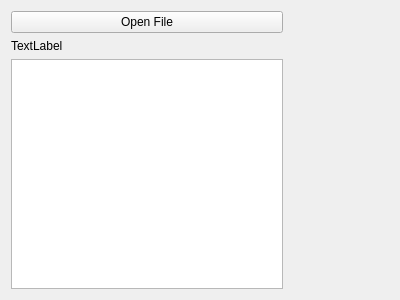
<?xml version="1.0" encoding="UTF-8"?>
<ui version="4.0">
 <class>Form</class>
 <widget class="QWidget" name="Form">
  <property name="geometry">
   <rect>
    <x>0</x>
    <y>0</y>
    <width>400</width>
    <height>300</height>
   </rect>
  </property>
  <property name="windowTitle">
   <string>Form</string>
  </property>
  <layout class="QGridLayout" name="gridLayout">
   <item row="2" column="0">
    <widget class="QListView" name="itemList"/>
   </item>
   <item row="0" column="0">
    <widget class="QPushButton" name="openButton">
     <property name="text">
      <string>Open File</string>
     </property>
    </widget>
   </item>
   <item row="1" column="0">
    <widget class="QLabel" name="fileLabel">
     <property name="text">
      <string>TextLabel</string>
     </property>
    </widget>
   </item>
   <item row="0" column="1" rowspan="3">
    <widget class="DataWidget" name="data" native="true">
     <property name="minimumSize">
      <size>
       <width>100</width>
       <height>0</height>
      </size>
     </property>
    </widget>
   </item>
  </layout>
 </widget>
 <customwidgets>
  <customwidget>
   <class>DataWidget</class>
   <extends>QWidget</extends>
   <header>pcot.ui.datawidget</header>
   <container>1</container>
  </customwidget>
 </customwidgets>
 <resources/>
 <connections/>
</ui>
